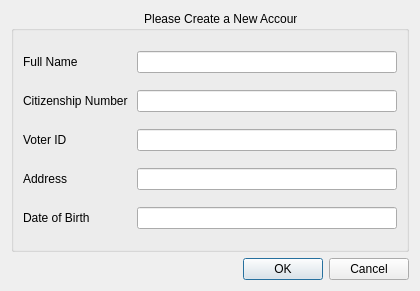
<?xml version="1.0" encoding="UTF-8"?>
<ui version="4.0">
 <class>Signup</class>
 <widget class="QDialog" name="Signup">
  <property name="geometry">
   <rect>
    <x>0</x>
    <y>0</y>
    <width>420</width>
    <height>291</height>
   </rect>
  </property>
  <property name="windowTitle">
   <string>Dialog</string>
  </property>
  <layout class="QGridLayout" name="gridLayout_2">
   <item row="0" column="0">
    <widget class="QGroupBox" name="groupBox">
     <property name="title">
      <string>                                        Please Create a New Account</string>
     </property>
     <layout class="QGridLayout" name="gridLayout">
      <item row="0" column="0">
       <widget class="QLabel" name="label">
        <property name="text">
         <string>Full Name</string>
        </property>
       </widget>
      </item>
      <item row="0" column="1">
       <widget class="QLineEdit" name="lineEdit"/>
      </item>
      <item row="1" column="0">
       <widget class="QLabel" name="label_2">
        <property name="text">
         <string>Citizenship Number </string>
        </property>
       </widget>
      </item>
      <item row="1" column="1">
       <widget class="QLineEdit" name="lineEdit_2"/>
      </item>
      <item row="2" column="0">
       <widget class="QLabel" name="label_3">
        <property name="text">
         <string>Voter ID</string>
        </property>
       </widget>
      </item>
      <item row="2" column="1">
       <widget class="QLineEdit" name="lineEdit_3"/>
      </item>
      <item row="3" column="0">
       <widget class="QLabel" name="label_4">
        <property name="text">
         <string>Address</string>
        </property>
       </widget>
      </item>
      <item row="3" column="1">
       <widget class="QLineEdit" name="lineEdit_4"/>
      </item>
      <item row="4" column="0">
       <widget class="QLabel" name="label_5">
        <property name="text">
         <string>Date of Birth</string>
        </property>
       </widget>
      </item>
      <item row="4" column="1">
       <widget class="QLineEdit" name="lineEdit_5"/>
      </item>
     </layout>
    </widget>
   </item>
   <item row="1" column="0">
    <widget class="QDialogButtonBox" name="buttonBox">
     <property name="orientation">
      <enum>Qt::Horizontal</enum>
     </property>
     <property name="standardButtons">
      <set>QDialogButtonBox::Cancel|QDialogButtonBox::Ok</set>
     </property>
    </widget>
   </item>
  </layout>
 </widget>
 <resources/>
 <connections>
  <connection>
   <sender>buttonBox</sender>
   <signal>accepted()</signal>
   <receiver>Signup</receiver>
   <slot>accept()</slot>
   <hints>
    <hint type="sourcelabel">
     <x>248</x>
     <y>254</y>
    </hint>
    <hint type="destinationlabel">
     <x>157</x>
     <y>274</y>
    </hint>
   </hints>
  </connection>
  <connection>
   <sender>buttonBox</sender>
   <signal>rejected()</signal>
   <receiver>Signup</receiver>
   <slot>reject()</slot>
   <hints>
    <hint type="sourcelabel">
     <x>316</x>
     <y>260</y>
    </hint>
    <hint type="destinationlabel">
     <x>286</x>
     <y>274</y>
    </hint>
   </hints>
  </connection>
 </connections>
</ui>
